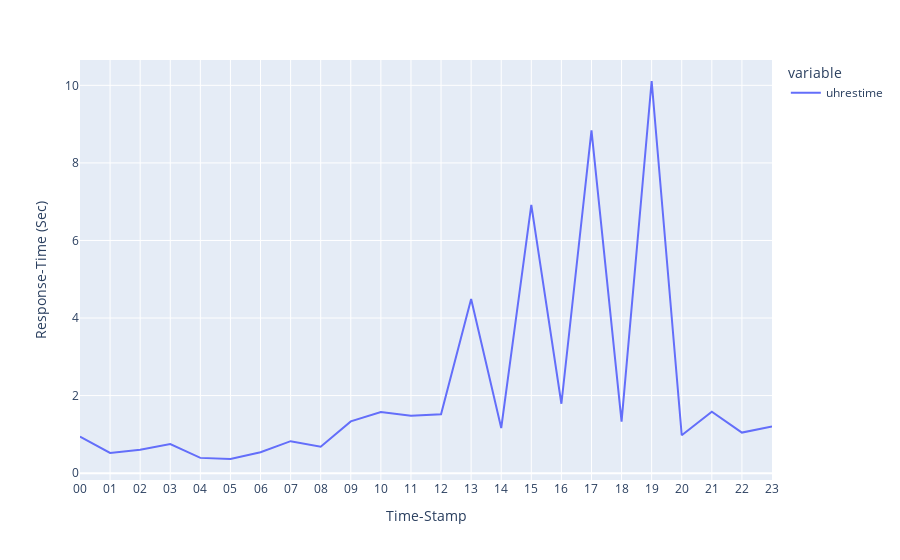

This figure's notebook cell:
### Code cell
fig = px.line(data_hu, labels={"value":"Response-Time (Sec)"})
fig.show()

### Figure 1 — Plotly figure (JSON) as saved in the notebook; plotly's stock layout.template omitted (floating-point values rounded to 4 significant figures)
{"data": [{"hovertemplate": "variable=uhrestime<br>Time-Stamp=%{x}<br>Response-Time (Sec)=%{y}<extra></extra>", "legendgroup": "uhrestime", "line": {"color": "#636efa", "dash": "solid"}, "marker": {"symbol": "circle"}, "mode": "lines", "name": "uhrestime", "orientation": "v", "showlegend": true, "type": "scatter", "x": ["00", "01", "02", "03", "04", "05", "06", "07", "08", "09", "10", "11", "12", "13", "14", "15", "16", "17", "18", "19", "20", "21", "22", "23"], "xaxis": "x", "y": [0.942, 0.522, 0.603, 0.75, 0.394, 0.365, 0.538, 0.825, 0.682, 1.335, 1.578, 1.481, 1.516, 4.492, 1.163, 6.92, 1.79, 8.837, 1.33, 10.11, 0.977, 1.584, 1.046, 1.206], "yaxis": "y"}], "layout": {"legend": {"title": {"text": "variable"}, "tracegroupgap": 0}, "margin": {"t": 60}, "xaxis": {"anchor": "y", "domain": [0, 1], "title": {"text": "Time-Stamp"}}, "yaxis": {"anchor": "x", "domain": [0, 1], "title": {"text": "Response-Time (Sec)"}}}}
